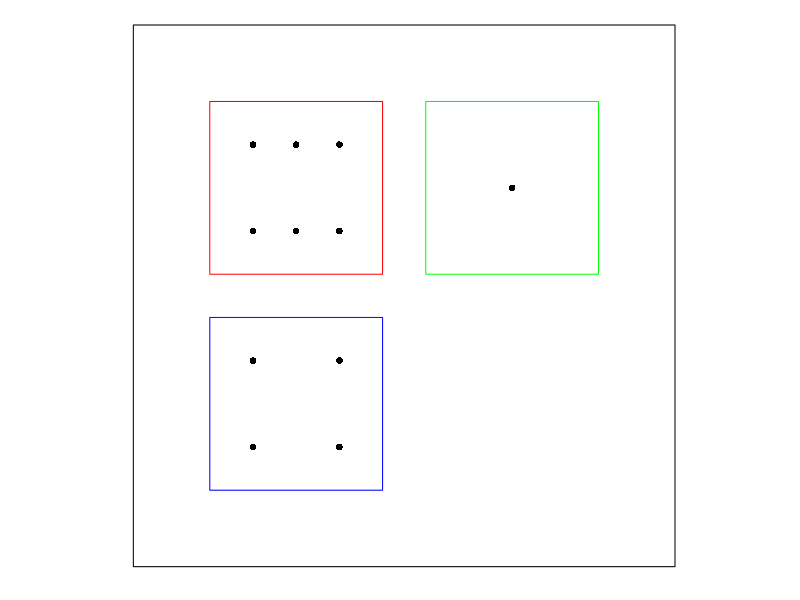
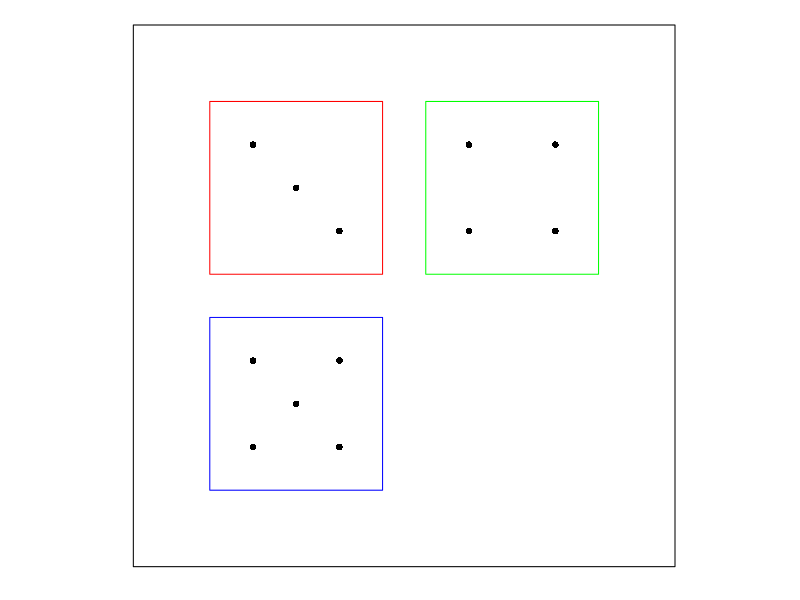
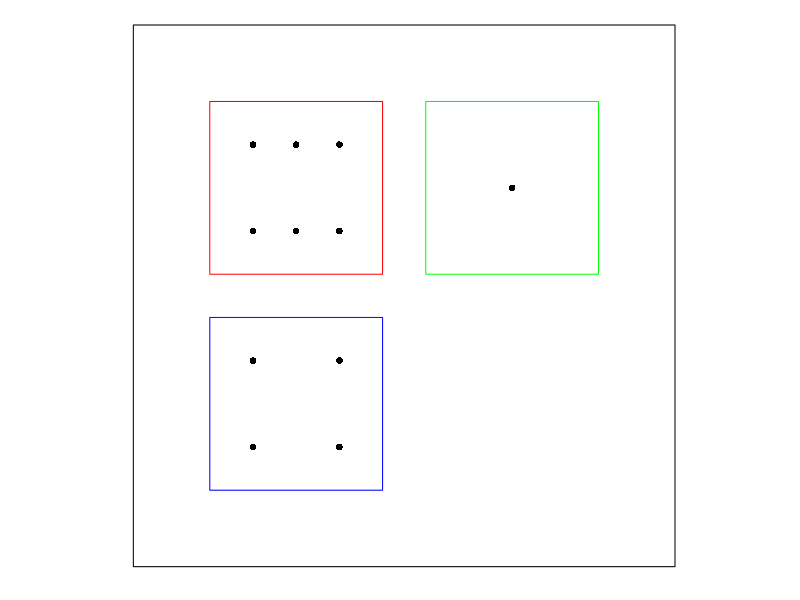

The R script that drew these images, in order: (Note: this script raises an error after producing the figures.)
## ---- chunk 1

# UNCOMMENT THE CODE

R.version

sessionInfo()
## ---- chunk 2

# YOUR CODE HERE

library(tidyverse)
sessionInfo()

## ---- chunk 3

# UNCOMMENT THE CODE AND CHANGE YOUR LASTNAME

library(TeachingDemos)

lastname <- "majumder"

## ---- chunk 4

# UNCOMMENT THE CODE

char2seed(lastname)

dice(rolls = 1, ndice = 3, sides = 6, plot.it = TRUE)

## ---- chunk 5

# UNCOMMENT THE CODE

dice(rolls = 1, ndice = 3, sides = 6, plot.it = TRUE)

## ---- chunk 6

#UNCOMMENT THE CODE

char2seed(lastname)

dice(rolls = 1, ndice = 3, sides = 6, plot.it = TRUE)

## ---- chunk 7

# YOUR CODE HERE

library(tibble)
iris_tibble = as_tibble(iris)

print(iris_tibble)

## ---- chunk 8

# YOUR CODE HERE

#library(tibble)
#iris_tibble = as_tibble(iris)
iris_tibble %>% filter(Sepal.Length >= 4.5)
## ---- chunk 9

# YOUR CODE HERE
iris_tibble %>%
  mutate(petal_area = Petal.Length * Petal.Width) 


## ---- chunk 10

# YOUR CODE HERE
iris_tibble %>%
  group_by(Species) %>%
  summarise(mean_sepal_length = mean(Sepal.Length , na.rm = TRUE ))
 

## ---- chunk 11

# YOUR CODE HERE
iris_tibble %>%
  filter(Species %in% c("versicolor", "virginica")) %>%
  filter(Petal.Width, between(Petal.Width,1.5,2.0))



## ---- chunk 12

# YOUR CODE HERE
library(ggplot2)
ggplot(data = iris_tibble, aes(x = Sepal.Width, y = Sepal.Length, color = Species)) +
geom_point()

## ---- chunk 13

# YOUR CODE HERE
library(ggplot2)
ggplot(data = iris_tibble, aes(x = Petal.Width, y = Petal.Length, color = Sepal.Length, size = Sepal.Width)) +
geom_point()
